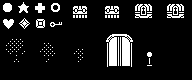

The image is a tile-based game level rendered from a .tmx file. Its description and complete source (layers, tilesets, objects, tile grids) follow:
An orthogonal 12x5 tile map with 16x16 px tiles, 1 tile layer (Tile Layer 1), 5 tilesets.

<map version="1.9" tiledversion="1.9.2" orientation="orthogonal" renderorder="right-down" width="12" height="5" tilewidth="16" tileheight="16" infinite="0" nextlayerid="2" nextobjectid="1">
 <tileset firstgid="1" name="Items" tilewidth="16" tileheight="16" tilecount="48" columns="8">
  <image source="../Objects/Items.png" width="128" height="96" />
  <tile id="0">
   <animation>
    <frame tileid="0" duration="150" />
    <frame tileid="8" duration="150" />
    <frame tileid="16" duration="150" />
    <frame tileid="24" duration="150" />
    <frame tileid="32" duration="150" />
    <frame tileid="40" duration="150" />
   </animation>
  </tile>
  <tile id="1">
   <animation>
    <frame tileid="1" duration="150" />
    <frame tileid="9" duration="150" />
    <frame tileid="17" duration="150" />
    <frame tileid="25" duration="150" />
    <frame tileid="33" duration="150" />
    <frame tileid="41" duration="150" />
   </animation>
  </tile>
  <tile id="2">
   <animation>
    <frame tileid="2" duration="150" />
    <frame tileid="10" duration="150" />
    <frame tileid="18" duration="150" />
    <frame tileid="26" duration="150" />
    <frame tileid="34" duration="150" />
    <frame tileid="42" duration="150" />
   </animation>
  </tile>
  <tile id="3">
   <animation>
    <frame tileid="3" duration="150" />
    <frame tileid="11" duration="150" />
    <frame tileid="19" duration="150" />
    <frame tileid="27" duration="150" />
    <frame tileid="35" duration="150" />
    <frame tileid="43" duration="150" />
   </animation>
  </tile>
  <tile id="4">
   <animation>
    <frame tileid="4" duration="150" />
    <frame tileid="12" duration="150" />
    <frame tileid="20" duration="150" />
    <frame tileid="28" duration="150" />
    <frame tileid="36" duration="150" />
    <frame tileid="44" duration="150" />
   </animation>
  </tile>
  <tile id="5">
   <animation>
    <frame tileid="5" duration="150" />
    <frame tileid="13" duration="150" />
    <frame tileid="21" duration="150" />
    <frame tileid="29" duration="150" />
    <frame tileid="37" duration="150" />
    <frame tileid="45" duration="150" />
   </animation>
  </tile>
  <tile id="6">
   <animation>
    <frame tileid="6" duration="150" />
    <frame tileid="14" duration="150" />
    <frame tileid="22" duration="150" />
    <frame tileid="30" duration="150" />
    <frame tileid="38" duration="150" />
    <frame tileid="46" duration="150" />
   </animation>
  </tile>
  <tile id="7">
   <animation>
    <frame tileid="7" duration="150" />
    <frame tileid="15" duration="150" />
    <frame tileid="23" duration="150" />
    <frame tileid="31" duration="150" />
    <frame tileid="39" duration="150" />
    <frame tileid="47" duration="150" />
   </animation>
  </tile>
 </tileset>
 <tileset firstgid="49" name="Boxes" tilewidth="16" tileheight="16" tilecount="64" columns="8">
  <image source="../Objects/Boxes.png" width="128" height="128" />
  <tile id="0">
   <animation>
    <frame tileid="0" duration="500" />
    <frame tileid="16" duration="150" />
    <frame tileid="32" duration="150" />
    <frame tileid="48" duration="150" />
   </animation>
  </tile>
  <tile id="1">
   <animation>
    <frame tileid="1" duration="500" />
    <frame tileid="17" duration="150" />
    <frame tileid="33" duration="150" />
    <frame tileid="49" duration="150" />
   </animation>
  </tile>
  <tile id="2">
   <animation>
    <frame tileid="2" duration="500" />
    <frame tileid="18" duration="150" />
    <frame tileid="34" duration="150" />
    <frame tileid="50" duration="150" />
   </animation>
  </tile>
  <tile id="3">
   <animation>
    <frame tileid="3" duration="500" />
    <frame tileid="19" duration="150" />
    <frame tileid="35" duration="150" />
    <frame tileid="51" duration="150" />
   </animation>
  </tile>
  <tile id="4">
   <animation>
    <frame tileid="4" duration="500" />
    <frame tileid="20" duration="150" />
    <frame tileid="36" duration="150" />
    <frame tileid="52" duration="150" />
   </animation>
  </tile>
  <tile id="5">
   <animation>
    <frame tileid="5" duration="500" />
    <frame tileid="21" duration="150" />
    <frame tileid="37" duration="150" />
    <frame tileid="53" duration="150" />
   </animation>
  </tile>
  <tile id="6">
   <animation>
    <frame tileid="6" duration="500" />
    <frame tileid="22" duration="150" />
    <frame tileid="38" duration="150" />
    <frame tileid="54" duration="150" />
   </animation>
  </tile>
  <tile id="7">
   <animation>
    <frame tileid="7" duration="500" />
    <frame tileid="23" duration="150" />
    <frame tileid="39" duration="150" />
    <frame tileid="55" duration="150" />
   </animation>
  </tile>
  <tile id="8">
   <animation>
    <frame tileid="8" duration="500" />
    <frame tileid="24" duration="150" />
    <frame tileid="40" duration="150" />
    <frame tileid="56" duration="150" />
   </animation>
  </tile>
  <tile id="9">
   <animation>
    <frame tileid="9" duration="500" />
    <frame tileid="25" duration="150" />
    <frame tileid="41" duration="150" />
    <frame tileid="57" duration="150" />
   </animation>
  </tile>
  <tile id="10">
   <animation>
    <frame tileid="10" duration="500" />
    <frame tileid="26" duration="150" />
    <frame tileid="42" duration="150" />
    <frame tileid="58" duration="150" />
   </animation>
  </tile>
  <tile id="11">
   <animation>
    <frame tileid="11" duration="500" />
    <frame tileid="27" duration="150" />
    <frame tileid="43" duration="150" />
    <frame tileid="59" duration="150" />
   </animation>
  </tile>
  <tile id="12">
   <animation>
    <frame tileid="12" duration="500" />
    <frame tileid="28" duration="150" />
    <frame tileid="44" duration="150" />
    <frame tileid="60" duration="150" />
   </animation>
  </tile>
  <tile id="13">
   <animation>
    <frame tileid="13" duration="500" />
    <frame tileid="29" duration="150" />
    <frame tileid="45" duration="150" />
    <frame tileid="61" duration="150" />
   </animation>
  </tile>
  <tile id="14">
   <animation>
    <frame tileid="14" duration="500" />
    <frame tileid="30" duration="150" />
    <frame tileid="46" duration="150" />
    <frame tileid="62" duration="150" />
   </animation>
  </tile>
  <tile id="15">
   <animation>
    <frame tileid="15" duration="500" />
    <frame tileid="31" duration="150" />
    <frame tileid="47" duration="150" />
    <frame tileid="63" duration="150" />
   </animation>
  </tile>
 </tileset>
 <tileset firstgid="113" name="Cups" tilewidth="16" tileheight="16" tilecount="198" columns="6">
  <image source="../Objects/Cups.png" width="96" height="528" />
  <tile id="0">
   <animation>
    <frame tileid="0" duration="150" />
    <frame tileid="18" duration="150" />
    <frame tileid="36" duration="150" />
    <frame tileid="54" duration="150" />
    <frame tileid="72" duration="150" />
    <frame tileid="90" duration="150" />
    <frame tileid="108" duration="150" />
    <frame tileid="126" duration="150" />
    <frame tileid="144" duration="150" />
    <frame tileid="162" duration="150" />
    <frame tileid="180" duration="150" />
   </animation>
  </tile>
  <tile id="1">
   <animation>
    <frame tileid="1" duration="150" />
    <frame tileid="19" duration="150" />
    <frame tileid="37" duration="150" />
    <frame tileid="55" duration="150" />
    <frame tileid="73" duration="150" />
    <frame tileid="91" duration="150" />
    <frame tileid="109" duration="150" />
    <frame tileid="127" duration="150" />
    <frame tileid="145" duration="150" />
    <frame tileid="163" duration="150" />
    <frame tileid="181" duration="150" />
   </animation>
  </tile>
  <tile id="2">
   <animation>
    <frame tileid="2" duration="150" />
    <frame tileid="20" duration="150" />
    <frame tileid="38" duration="150" />
    <frame tileid="56" duration="150" />
    <frame tileid="74" duration="150" />
    <frame tileid="92" duration="150" />
    <frame tileid="110" duration="150" />
    <frame tileid="128" duration="150" />
    <frame tileid="146" duration="150" />
    <frame tileid="164" duration="150" />
    <frame tileid="182" duration="150" />
   </animation>
  </tile>
  <tile id="3">
   <animation>
    <frame tileid="3" duration="150" />
    <frame tileid="21" duration="150" />
    <frame tileid="39" duration="150" />
    <frame tileid="57" duration="150" />
    <frame tileid="75" duration="150" />
    <frame tileid="93" duration="150" />
    <frame tileid="111" duration="150" />
    <frame tileid="129" duration="150" />
    <frame tileid="147" duration="150" />
    <frame tileid="165" duration="150" />
    <frame tileid="183" duration="150" />
   </animation>
  </tile>
  <tile id="4">
   <animation>
    <frame tileid="4" duration="150" />
    <frame tileid="22" duration="150" />
    <frame tileid="40" duration="150" />
    <frame tileid="58" duration="150" />
    <frame tileid="76" duration="150" />
    <frame tileid="94" duration="150" />
    <frame tileid="112" duration="150" />
    <frame tileid="130" duration="150" />
    <frame tileid="148" duration="150" />
    <frame tileid="166" duration="150" />
    <frame tileid="184" duration="150" />
   </animation>
  </tile>
  <tile id="5">
   <animation>
    <frame tileid="5" duration="150" />
    <frame tileid="23" duration="150" />
    <frame tileid="41" duration="150" />
    <frame tileid="59" duration="150" />
    <frame tileid="77" duration="150" />
    <frame tileid="95" duration="150" />
    <frame tileid="113" duration="150" />
    <frame tileid="131" duration="150" />
    <frame tileid="149" duration="150" />
    <frame tileid="167" duration="150" />
    <frame tileid="185" duration="150" />
   </animation>
  </tile>
  <tile id="6">
   <animation>
    <frame tileid="6" duration="150" />
    <frame tileid="24" duration="150" />
    <frame tileid="42" duration="150" />
    <frame tileid="60" duration="150" />
    <frame tileid="78" duration="150" />
    <frame tileid="96" duration="150" />
    <frame tileid="114" duration="150" />
    <frame tileid="132" duration="150" />
    <frame tileid="150" duration="150" />
    <frame tileid="168" duration="150" />
    <frame tileid="186" duration="150" />
   </animation>
  </tile>
  <tile id="7">
   <animation>
    <frame tileid="7" duration="150" />
    <frame tileid="25" duration="150" />
    <frame tileid="43" duration="150" />
    <frame tileid="61" duration="150" />
    <frame tileid="79" duration="150" />
    <frame tileid="97" duration="150" />
    <frame tileid="115" duration="150" />
    <frame tileid="133" duration="150" />
    <frame tileid="151" duration="150" />
    <frame tileid="169" duration="150" />
    <frame tileid="187" duration="150" />
   </animation>
  </tile>
  <tile id="8">
   <animation>
    <frame tileid="8" duration="150" />
    <frame tileid="26" duration="150" />
    <frame tileid="44" duration="150" />
    <frame tileid="62" duration="150" />
    <frame tileid="80" duration="150" />
    <frame tileid="98" duration="150" />
    <frame tileid="116" duration="150" />
    <frame tileid="134" duration="150" />
    <frame tileid="152" duration="150" />
    <frame tileid="170" duration="150" />
    <frame tileid="188" duration="150" />
   </animation>
  </tile>
  <tile id="9">
   <animation>
    <frame tileid="9" duration="150" />
    <frame tileid="27" duration="150" />
    <frame tileid="45" duration="150" />
    <frame tileid="63" duration="150" />
    <frame tileid="81" duration="150" />
    <frame tileid="99" duration="150" />
    <frame tileid="117" duration="150" />
    <frame tileid="135" duration="150" />
    <frame tileid="153" duration="150" />
    <frame tileid="171" duration="150" />
    <frame tileid="189" duration="150" />
   </animation>
  </tile>
  <tile id="10">
   <animation>
    <frame tileid="10" duration="150" />
    <frame tileid="28" duration="150" />
    <frame tileid="46" duration="150" />
    <frame tileid="64" duration="150" />
    <frame tileid="82" duration="150" />
    <frame tileid="100" duration="150" />
    <frame tileid="118" duration="150" />
    <frame tileid="136" duration="150" />
    <frame tileid="154" duration="150" />
    <frame tileid="172" duration="150" />
    <frame tileid="190" duration="150" />
   </animation>
  </tile>
  <tile id="11">
   <animation>
    <frame tileid="11" duration="150" />
    <frame tileid="29" duration="150" />
    <frame tileid="47" duration="150" />
    <frame tileid="65" duration="150" />
    <frame tileid="83" duration="150" />
    <frame tileid="101" duration="150" />
    <frame tileid="119" duration="150" />
    <frame tileid="137" duration="150" />
    <frame tileid="155" duration="150" />
    <frame tileid="173" duration="150" />
    <frame tileid="191" duration="150" />
   </animation>
  </tile>
  <tile id="12">
   <animation>
    <frame tileid="12" duration="150" />
    <frame tileid="30" duration="150" />
    <frame tileid="48" duration="150" />
    <frame tileid="66" duration="150" />
    <frame tileid="84" duration="150" />
    <frame tileid="102" duration="150" />
    <frame tileid="120" duration="150" />
    <frame tileid="138" duration="150" />
    <frame tileid="156" duration="150" />
    <frame tileid="174" duration="150" />
    <frame tileid="192" duration="150" />
   </animation>
  </tile>
  <tile id="13">
   <animation>
    <frame tileid="13" duration="150" />
    <frame tileid="31" duration="150" />
    <frame tileid="49" duration="150" />
    <frame tileid="67" duration="150" />
    <frame tileid="85" duration="150" />
    <frame tileid="103" duration="150" />
    <frame tileid="121" duration="150" />
    <frame tileid="139" duration="150" />
    <frame tileid="157" duration="150" />
    <frame tileid="175" duration="150" />
    <frame tileid="193" duration="150" />
   </animation>
  </tile>
  <tile id="14">
   <animation>
    <frame tileid="14" duration="150" />
    <frame tileid="32" duration="150" />
    <frame tileid="50" duration="150" />
    <frame tileid="68" duration="150" />
    <frame tileid="86" duration="150" />
    <frame tileid="104" duration="150" />
    <frame tileid="122" duration="150" />
    <frame tileid="140" duration="150" />
    <frame tileid="158" duration="150" />
    <frame tileid="176" duration="150" />
    <frame tileid="194" duration="150" />
   </animation>
  </tile>
  <tile id="15">
   <animation>
    <frame tileid="15" duration="150" />
    <frame tileid="33" duration="150" />
    <frame tileid="51" duration="150" />
    <frame tileid="69" duration="150" />
    <frame tileid="87" duration="150" />
    <frame tileid="105" duration="150" />
    <frame tileid="123" duration="150" />
    <frame tileid="141" duration="150" />
    <frame tileid="159" duration="150" />
    <frame tileid="177" duration="150" />
    <frame tileid="195" duration="150" />
   </animation>
  </tile>
  <tile id="16">
   <animation>
    <frame tileid="16" duration="150" />
    <frame tileid="34" duration="150" />
    <frame tileid="52" duration="150" />
    <frame tileid="70" duration="150" />
    <frame tileid="88" duration="150" />
    <frame tileid="106" duration="150" />
    <frame tileid="124" duration="150" />
    <frame tileid="142" duration="150" />
    <frame tileid="160" duration="150" />
    <frame tileid="178" duration="150" />
    <frame tileid="196" duration="150" />
   </animation>
  </tile>
  <tile id="17">
   <animation>
    <frame tileid="17" duration="150" />
    <frame tileid="35" duration="150" />
    <frame tileid="53" duration="150" />
    <frame tileid="71" duration="150" />
    <frame tileid="89" duration="150" />
    <frame tileid="107" duration="150" />
    <frame tileid="125" duration="150" />
    <frame tileid="143" duration="150" />
    <frame tileid="161" duration="150" />
    <frame tileid="179" duration="150" />
    <frame tileid="197" duration="150" />
   </animation>
  </tile>
 </tileset>
 <tileset firstgid="311" name="Door" tilewidth="16" tileheight="16" tilecount="36" columns="12">
  <image source="../Objects/Door.png" width="192" height="48" />
  <tile id="0">
   <animation>
    <frame tileid="0" duration="150" />
    <frame tileid="3" duration="150" />
    <frame tileid="6" duration="150" />
    <frame tileid="9" duration="150" />
   </animation>
  </tile>
  <tile id="1">
   <animation>
    <frame tileid="1" duration="150" />
    <frame tileid="4" duration="150" />
    <frame tileid="7" duration="150" />
    <frame tileid="10" duration="150" />
   </animation>
  </tile>
  <tile id="2">
   <animation>
    <frame tileid="2" duration="150" />
    <frame tileid="5" duration="150" />
    <frame tileid="8" duration="150" />
    <frame tileid="11" duration="150" />
   </animation>
  </tile>
  <tile id="12">
   <animation>
    <frame tileid="12" duration="150" />
    <frame tileid="15" duration="150" />
    <frame tileid="18" duration="150" />
    <frame tileid="21" duration="150" />
   </animation>
  </tile>
  <tile id="13">
   <animation>
    <frame tileid="13" duration="150" />
    <frame tileid="16" duration="150" />
    <frame tileid="19" duration="150" />
    <frame tileid="22" duration="150" />
   </animation>
  </tile>
  <tile id="14">
   <animation>
    <frame tileid="14" duration="150" />
    <frame tileid="17" duration="150" />
    <frame tileid="20" duration="150" />
    <frame tileid="23" duration="150" />
   </animation>
  </tile>
  <tile id="24">
   <animation>
    <frame tileid="24" duration="150" />
    <frame tileid="27" duration="150" />
    <frame tileid="30" duration="150" />
    <frame tileid="33" duration="150" />
   </animation>
  </tile>
  <tile id="25">
   <animation>
    <frame tileid="25" duration="150" />
    <frame tileid="28" duration="150" />
    <frame tileid="31" duration="150" />
    <frame tileid="34" duration="150" />
   </animation>
  </tile>
  <tile id="26">
   <animation>
    <frame tileid="26" duration="150" />
    <frame tileid="29" duration="150" />
    <frame tileid="32" duration="150" />
    <frame tileid="35" duration="150" />
   </animation>
  </tile>
 </tileset>
 <tileset firstgid="347" name="checkpoint" tilewidth="16" tileheight="16" tilecount="27" columns="9">
  <image source="../Objects/checkpoint.png" width="144" height="48" />
  <tile id="0">
   <animation>
    <frame tileid="0" duration="150" />
    <frame tileid="1" duration="150" />
    <frame tileid="2" duration="150" />
    <frame tileid="3" duration="150" />
    <frame tileid="4" duration="150" />
    <frame tileid="5" duration="150" />
    <frame tileid="6" duration="150" />
    <frame tileid="7" duration="150" />
    <frame tileid="8" duration="500" />
   </animation>
  </tile>
  <tile id="9">
   <animation>
    <frame tileid="9" duration="150" />
    <frame tileid="10" duration="150" />
    <frame tileid="11" duration="150" />
    <frame tileid="12" duration="150" />
    <frame tileid="13" duration="150" />
    <frame tileid="14" duration="150" />
    <frame tileid="15" duration="150" />
    <frame tileid="16" duration="150" />
    <frame tileid="17" duration="500" />
   </animation>
  </tile>
  <tile id="18">
   <animation>
    <frame tileid="18" duration="150" />
    <frame tileid="19" duration="150" />
    <frame tileid="20" duration="150" />
    <frame tileid="21" duration="150" />
    <frame tileid="22" duration="150" />
    <frame tileid="23" duration="150" />
    <frame tileid="24" duration="150" />
    <frame tileid="25" duration="150" />
    <frame tileid="26" duration="500" />
   </animation>
  </tile>
 </tileset>
 <layer id="1" name="Tile Layer 1" width="12" height="5">
  <data encoding="csv">
1,2,3,4,49,50,53,54,51,52,55,56,
5,6,7,8,57,58,61,62,59,60,63,64,
113,114,115,116,117,118,311,312,313,347,0,0,
119,120,121,122,123,124,323,324,325,356,0,0,
125,126,127,128,129,130,335,336,337,365,0,0
</data>
 </layer>
</map>
